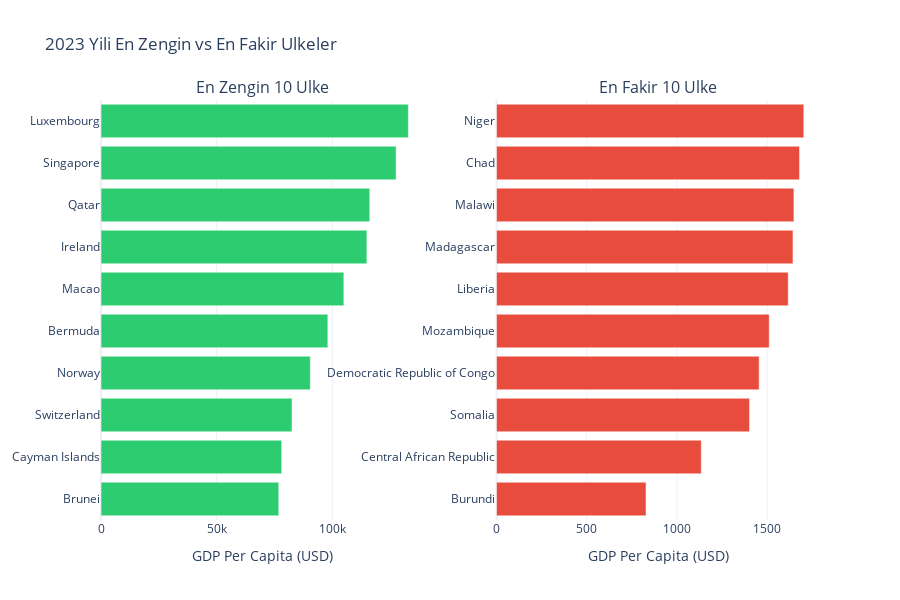

This figure's notebook cell:
### Markdown cell above
## 🗺️ 2. Kıta Bazlı Karşılaştırma

### Code cell
# 2023 yili verilerini filtrele
df_2023 = df[df['Year'] == 2023].copy()
df_2023 = df_2023.dropna(subset=[gdp_column])

# En zengin ve en fakir 10 ulke
top_10 = df_2023.nlargest(10, gdp_column)
bottom_10 = df_2023.nsmallest(10, gdp_column)

# Subplot olustur
fig = make_subplots(
    rows=1, cols=2,
    subplot_titles=('En Zengin 10 Ulke', 'En Fakir 10 Ulke'),
    horizontal_spacing=0.1
)

# En zengin ulkeler
fig.add_trace(
    go.Bar(
        y=top_10['Entity'][::-1],  # Reverse order for better display
        x=top_10[gdp_column][::-1],
        orientation='h',
        name='En Zengin',
        marker=dict(color='#2ECC71'),
        hovertemplate='<b>%{y}</b><br>GDP: $%{x:,.0f}<extra></extra>'
    ),
    row=1, col=1
)

# En fakir ulkeler
fig.add_trace(
    go.Bar(
        y=bottom_10['Entity'],
        x=bottom_10[gdp_column],
        orientation='h',
        name='En Fakir',
        marker=dict(color='#E74C3C'),
        hovertemplate='<b>%{y}</b><br>GDP: $%{x:,.0f}<extra></extra>'
    ),
    row=1, col=2
)

fig.update_layout(
    title='2023 Yili En Zengin vs En Fakir Ulkeler',
    height=600,
    showlegend=False
)

fig.update_xaxes(title_text="GDP Per Capita (USD)", row=1, col=1)
fig.update_xaxes(title_text="GDP Per Capita (USD)", row=1, col=2)

fig.show()

# Istatistikler
max_gdp = top_10[gdp_column].max()
min_gdp = bottom_10[gdp_column].min()
ratio = max_gdp / min_gdp

print(f"\n📊 2023 Wealth Inequality:")
print(f"Richest: {top_10.iloc[0]['Entity']} - ${max_gdp:,.0f}")
print(f"Poorest: {bottom_10.iloc[0]['Entity']} - ${min_gdp:,.0f}")
print(f"Wealth ratio: {ratio:.1f}x")

### Figure 1 — Plotly figure (JSON) as saved in the notebook; plotly's stock layout.template omitted (floating-point values rounded to 4 significant figures)
{"data": [{"hovertemplate": "<b>%{y}</b><br>GDP: $%{x:,.0f}<extra></extra>", "marker": {"color": "#2ECC71"}, "name": "En Zengin", "orientation": "h", "type": "bar", "x": [76830.0, 78110.0, 82560.0, 90470.0, 98040.0, 105000.0, 114900.0, 116200.0, 127500.0, 132800.0], "xaxis": "x", "y": ["Brunei", "Cayman Islands", "Switzerland", "Norway", "Bermuda", "Macao", "Ireland", "Qatar", "Singapore", "Luxembourg"], "yaxis": "y"}, {"hovertemplate": "<b>%{y}</b><br>GDP: $%{x:,.0f}<extra></extra>", "marker": {"color": "#E74C3C"}, "name": "En Fakir", "orientation": "h", "type": "bar", "x": [828.9, 1135.0, 1402.0, 1456.0, 1512.0, 1617.0, 1643.0, 1648.0, 1679.0, 1703.0], "xaxis": "x2", "y": ["Burundi", "Central African Republic", "Somalia", "Democratic Republic of Congo", "Mozambique", "Liberia", "Madagascar", "Malawi", "Chad", "Niger"], "yaxis": "y2"}], "layout": {"annotations": [{"font": {"size": 16}, "showarrow": false, "text": "En Zengin 10 Ulke", "x": 0.225, "xanchor": "center", "xref": "paper", "y": 1, "yanchor": "bottom", "yref": "paper"}, {"font": {"size": 16}, "showarrow": false, "text": "En Fakir 10 Ulke", "x": 0.775, "xanchor": "center", "xref": "paper", "y": 1, "yanchor": "bottom", "yref": "paper"}], "height": 600, "showlegend": false, "title": {"text": "2023 Yili En Zengin vs En Fakir Ulkeler"}, "xaxis": {"anchor": "y", "domain": [0, 0.45], "title": {"text": "GDP Per Capita (USD)"}}, "xaxis2": {"anchor": "y2", "domain": [0.55, 1], "title": {"text": "GDP Per Capita (USD)"}}, "yaxis": {"anchor": "x", "domain": [0, 1]}, "yaxis2": {"anchor": "x2", "domain": [0, 1]}}}
